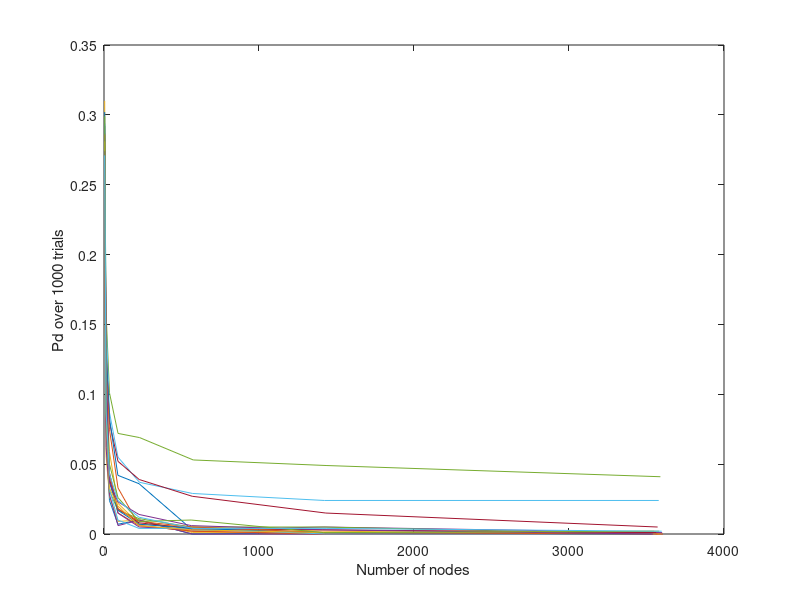
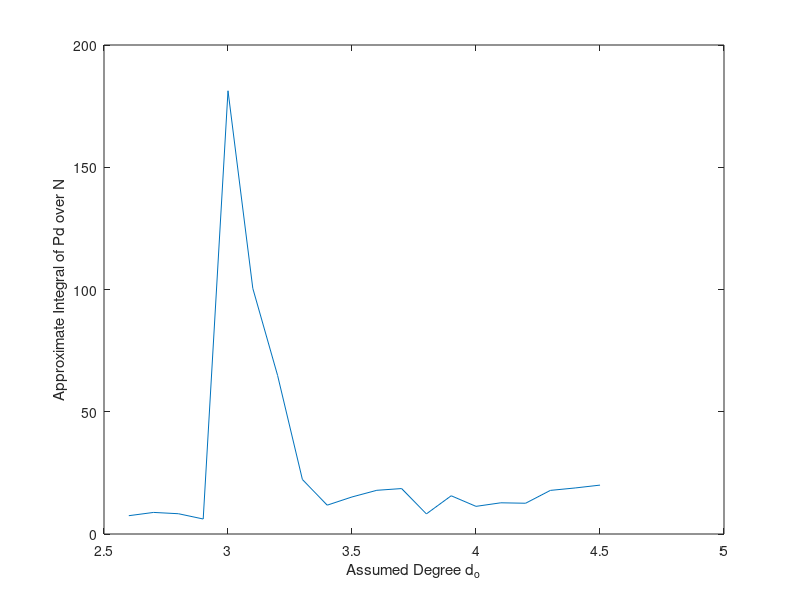

Write the MATLAB code that produced these figures, in order.
load('irregular_tree_results.mat')

[num_d,max_T] = size(pd_ml);

plot(num_infected', pd_ml')
xlabel('Number of nodes')
ylabel('Pd over 1000 trials')

figure(2)
integrated = []
for i = 1:num_d
    integrated = [integrated; cumtrapz(num_infected(i,:),pd_ml(i,:))];
end

plot(d_values+1,integrated(:,end))
xlabel('Assumed Degree d_o')
ylabel('Approximate Integral of Pd over N')